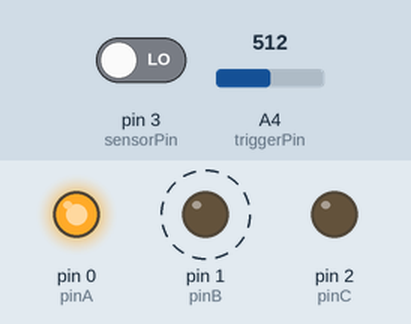
This sketch was run on a simulated Arduino Uno, built with avr-gcc and run on an emulated ATmega328P. Shown: output pins drawn as LEDs (lit = HIGH). Dashed ring = blinking. The inputs (shaded band) are chosen by the test bench; at power-on: A4 (triggerPin) = 512, pin 3 (sensorPin) LOW. Random numbers use the default seed unless the sketch sets one.

Above: at 4.78 s.
4.8 s: A4 (triggerPin) set to 0
At 7.8 s:
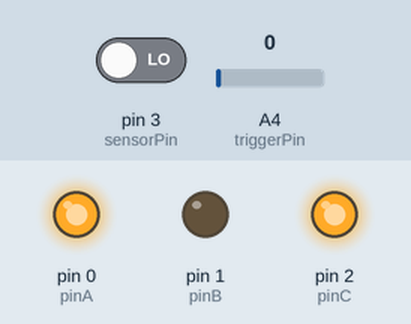
8.3 s: pin 3 (sensorPin) driven HIGH
At 8.61 s:
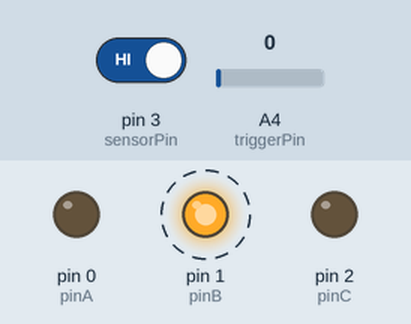
At 9.16 s:
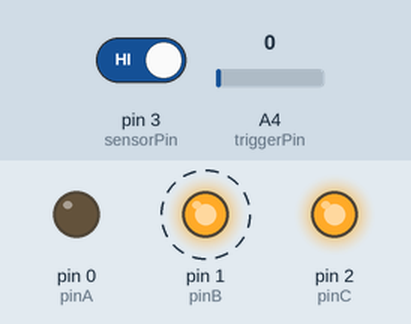
11.8 s: A4 (triggerPin) set to 16
Timing chart, 0 to 21.3 s (numbered marks = the images above; inputs shaded):
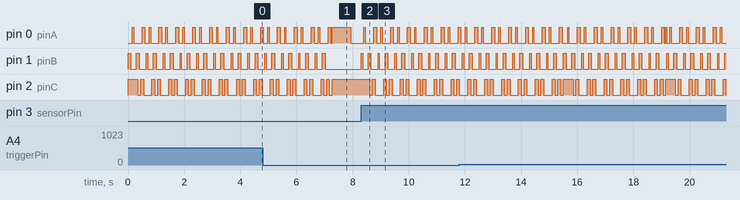

Measured:
- after the input at 8.3 s, pin 2 (pinC): HIGH → LOW after 0.30 s, then repeats every 0.60 s: HIGH 0.10 s, LOW 0.30 s, HIGH 0.10 s, LOW 0.10 s
- by itself, pin 1 (pinB): moves between LOW and HIGH, repeating every 0.60 s
- by itself, pin 2 (pinC): repeats every 0.60 s: LOW 0.10 s, HIGH 0.10 s, LOW 0.30 s, HIGH 0.10 s

The sketch:

DigitalSensorExample.ino
```cpp
/*
  Jar of Fireflies with external sensor

  DESCRIPTION:
    All the same features as the base "Jar of Fireflies"
    firmware, but with the addition of support for a
    simple external digital sensor. See README.md for notes.
*/

// Pin assignments
const byte pinA = 0;        // Physical pin 5 (PB0, MOSI, PWM)
const byte pinB = 1;        // Physical pin 6 (PB1, MISO, PWM)
const byte pinC = 2;        // Physical pin 7 (PB2, SCK, ADC1)
const byte triggerPin = 4;  // Physical pin 3 (ADC2)
const byte sensorPin = 3;   // Physical pin 2 (PB3, ADC3)

// LED variables
byte currentLED;        // Number of currently active LED (1-6)
byte previousLED = -1;  // Last LED flashed so we can avoid flashing it twice in a row
byte rampUpSpeed;       // Randomly generated value for fading in LEDs
byte rampDownSpeed;     // Randomly generated value for fading out LEDs
byte numBlinks;         // Randomly generated value for number of times to flash LED whe fully faded in
int brightness;         // Current brightness (0-255) of currently active LED

// "Dance mode" trigger variables
const int triggerBufferSize = 10;      // Number of readings to store
int triggerValues[triggerBufferSize];  // Last n values of triggers
int triggerThreshold = 1;              // Minimum average value to trigger "dance mode"
int triggerCounter = 0;                // Current index in buffer array, used when filling it with readings

// Sensor variables
int sensorState = LOW;          // Current state of external sensor
int previousSensorState = LOW;  // Previous sensor state, used to track changes in state

// Program states
const byte BEGIN = 0;         // Sets up program for a new cycle
const byte RAMP_UP = 1;       // Fades in current LED
const byte BLINKING = 2;      // Blinks the current LED when at full brightness
const byte RAMP_DOWN = 3;     // Fades out the current LED
const byte DANCE = 4;         // Flashes LEDs in fun pattern
byte CURRENT_ACTION = BEGIN;  // Start program off in BEGIN mode

void setup() {
  turnOffAll();  // Flush any stray current from the ports

  // Set up the external sensor pin as input
  pinMode(sensorPin, INPUT);
}

void loop() {
  switch (CURRENT_ACTION) {

    // BEGIN ===========================================
    // Set up all the variables to flash a new LED
    case BEGIN:
      // Choose a new LED
      previousLED = currentLED;

      // Make sure it's different than the last one
      do {
        currentLED = (int) random(1, 6);
      } while (currentLED == previousLED);

      // Randomize the number of times to blink
      numBlinks = (int) random(1, 6);

      // Randomize the fade in and fade out speeds
      rampUpSpeed = random(6);
      rampDownSpeed = rampUpSpeed * 2;

      brightness = 0;
      CURRENT_ACTION = RAMP_UP;
      break;

    // RAMP UP ========================================
    // Fade in the LED
    case RAMP_UP:
      analogOn(currentLED, brightness);
      delay(rampUpSpeed);

      if (brightness >= 255) {
        CURRENT_ACTION = BLINKING;
        brightness = 0;
      } else {
        brightness++;
      }

      break;

    // BLINKING ====================================
    // Blink the LED a certain number of times
    case BLINKING:
      analogOn(currentLED, 0);
      delay(random(10, 50));
      analogOn(currentLED, 255);
      delay(random(30, 100));

      if (numBlinks > 0) {
        numBlinks--;
      } else {
        CURRENT_ACTION = RAMP_DOWN;
        brightness = 255;
      }

      break;

    // RAMP DOWN ===========================================
    // Fade out the LED
    case RAMP_DOWN:
      analogOn(currentLED, brightness);
      delay(rampDownSpeed);

      if (brightness == 0) {
        CURRENT_ACTION = BEGIN;
      } else {
        brightness--;
      }

      break;

    // DANCE ==============================================
    // Flash each LED, one at a time, six times in a row
    case DANCE:
      for (int j = 0; j < 6; j++) {
        for (int i = 1; i <= 6; i++) {
          turnOn(i);
          delay(50);
          turnOff(i);
          delay(50);
        }
      }

      // Clear the trigger value buffer so dance mode isn't immediately retriggered
      for(int i = 0; i < triggerBufferSize; i++) {
        triggerValues[i] = 0;
      }

      CURRENT_ACTION = BEGIN;

      break;
  }

  // Poll the "dance mode" triggers
  checkDanceTriggers();

  // Poll the sensor
  checkSensor();
}

// Turn on a single LED to full brightness
void turnOn(byte led) {
  analogOn(led, 255);
}

// Turn off an LED completely
void turnOff(byte led) {
  analogOn(led, 0);
}

// Turn off all LEDs and drain any remaining current
void turnOffAll() {
  for (int i = 0; i <= 2; i++) {
    pinMode(i, OUTPUT);
    digitalWrite(i, LOW);
  }
}

// Write an analog value to an LED
void analogOn(byte led, byte value) {
  switch (led) {
    case 1:
      pinMode(pinA, OUTPUT);
      pinMode(pinB, OUTPUT);
      pinMode(pinC, INPUT);

      digitalWrite(pinA, LOW);
      analogWrite(pinB, value);
      break;
    case 2:
      pinMode(pinA, OUTPUT);
      pinMode(pinB, OUTPUT);
      pinMode(pinC, INPUT);

      digitalWrite(pinB, LOW);
      analogWrite(pinA, value);
      break;
    case 3:
      pinMode(pinA, INPUT);
      pinMode(pinB, OUTPUT);
      pinMode(pinC, OUTPUT);

      digitalWrite(pinC, HIGH);
      analogWrite(pinB, 255 - value);
      break;
    case 4:
      pinMode(pinA, INPUT);
      pinMode(pinB, OUTPUT);
      pinMode(pinC, OUTPUT);

      digitalWrite(pinC, LOW);
      analogWrite(pinB, value);
      break;
    case 5:
      pinMode(pinA, OUTPUT);
      pinMode(pinB, INPUT);
      pinMode(pinC, OUTPUT);

      digitalWrite(pinC, HIGH);
      analogWrite(pinA, 255 - value);
      break;
    case 6:
      pinMode(pinA, OUTPUT);
      pinMode(pinB, INPUT);
      pinMode(pinC, OUTPUT);

      digitalWrite(pinC, LOW);
      analogWrite(pinA, value);
      break;
  }
}

// Poll the "dance mode" triggers to find out if program state needs to change
void checkDanceTriggers() {
  // Fill up the buffer with readings
  if (triggerCounter < triggerBufferSize) {
    int val = analogRead(triggerPin);
    triggerValues[triggerCounter] = val;
    triggerCounter++;
    return;
  }

  // Once the buffer is full, find the average
  int avg = 0;

  for (int i = 0; i < triggerBufferSize; i++)
    avg += triggerValues[i];

  avg = avg / triggerBufferSize;

  // If the average is above the threshold, initiate "dance mode" state
  if (avg >= triggerThreshold) {
    CURRENT_ACTION = DANCE;
  }

  // Reset counter
  triggerCounter = 0;
}

// Read the external sensor pin to find out if a trigger event has happened
void checkSensor() {
  previousSensorState = sensorState;
  sensorState = digitalRead(sensorPin);

  // Sensor state has changed from LOW to HIGH, so it's time to dance!
  if(sensorState == HIGH && previousSensorState != sensorState) {
    CURRENT_ACTION = DANCE;
  }
}
```
